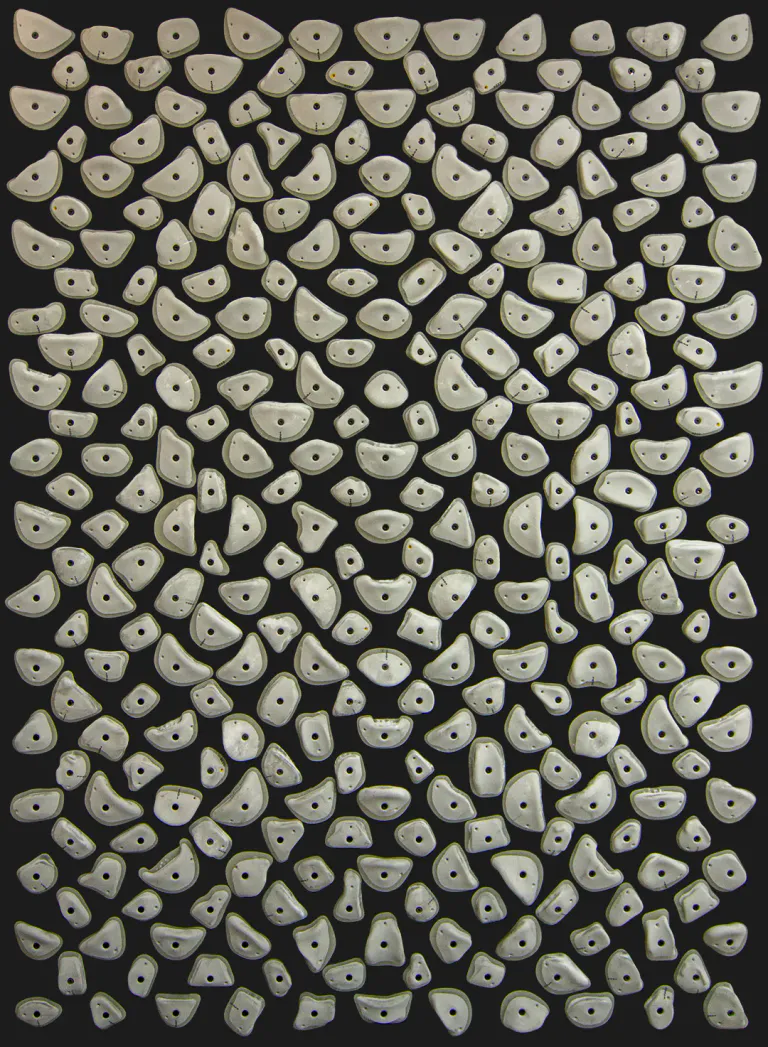
#> input picture kilter.jpg, 768 x 1047 px
$ python -i find_holds.py   (imports and definitions only)
#> lines starting #> are read from the running program, lines starting #| are printed output that depends on the picture; after the words box and inside, x2 and y2 are one past the last pixel; in counts of white or black regions, pixels touching at a corner belong together
import cv2
import numpy as np
import subprocess
import os

#finds the holds in the given image
# [35 lines left out: function detect_holds, not called in this run]

#averages color and makes sure it is within the normal color ranges of climbing holds
#def color_check(holds, image_path):

#test to see if saturating the image gives better output
def detect_saturated_holds(image_path):

    #load image
#> called with image_path = 'kilter.jpg'
    image = cv2.imread(image_path)
#> image is the input picture: shape (1047, 768, 3); mean B, G, R 87, 96.7, 97.4
    hsv_image = cv2.cvtColor(image, cv2.COLOR_BGR2HSV)
#> hsv_image: shape (1047, 768, 3); mean H, S, V 41.9, 34, 99

    saturation_factor = 3  # Adjust this value to control the saturation increase
    hsv_image[..., 1] = np.clip(hsv_image[..., 1] * saturation_factor, 0, 255)
#> hsv_image: shape (1047, 768, 3); mean H, S, V 41.9, 83.2, 99

    saturated_image = cv2.cvtColor(hsv_image, cv2.COLOR_HSV2BGR)
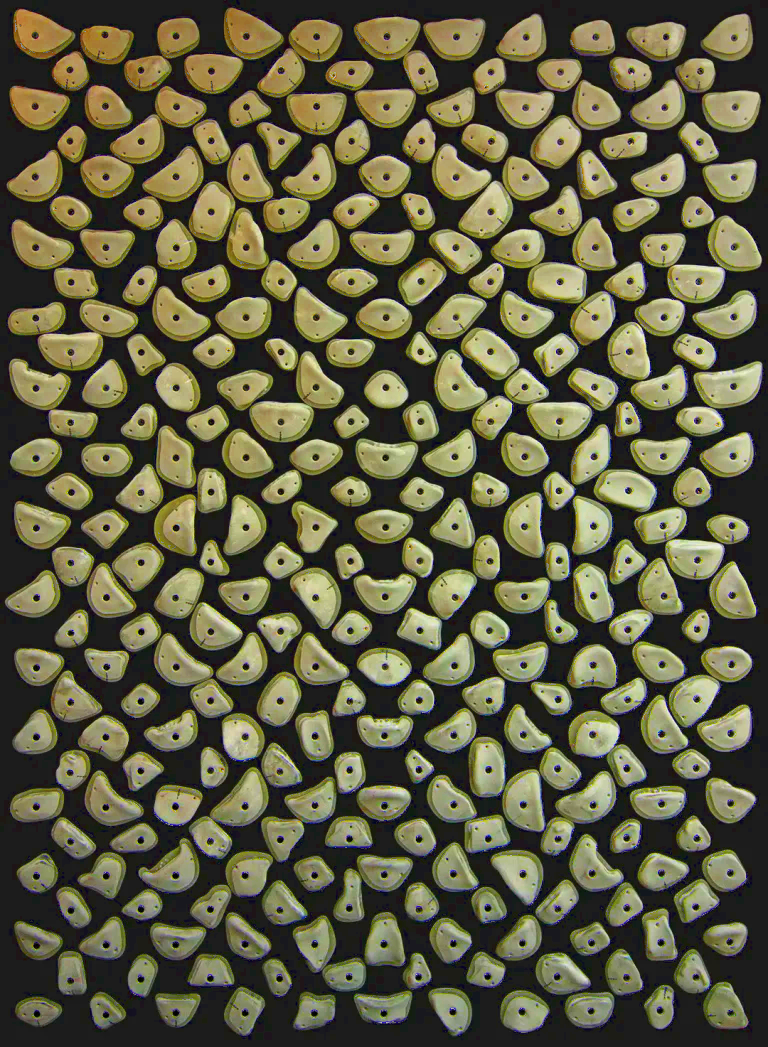
#> saturated_image: shape (1047, 768, 3); mean B, G, R 66.3, 92.7, 95
    cv2.imshow("Saturated Image", saturated_image)
    cv2.waitKey(0)
    cv2.destroyAllWindows()

    gray = cv2.cvtColor(saturated_image, cv2.COLOR_BGR2GRAY)
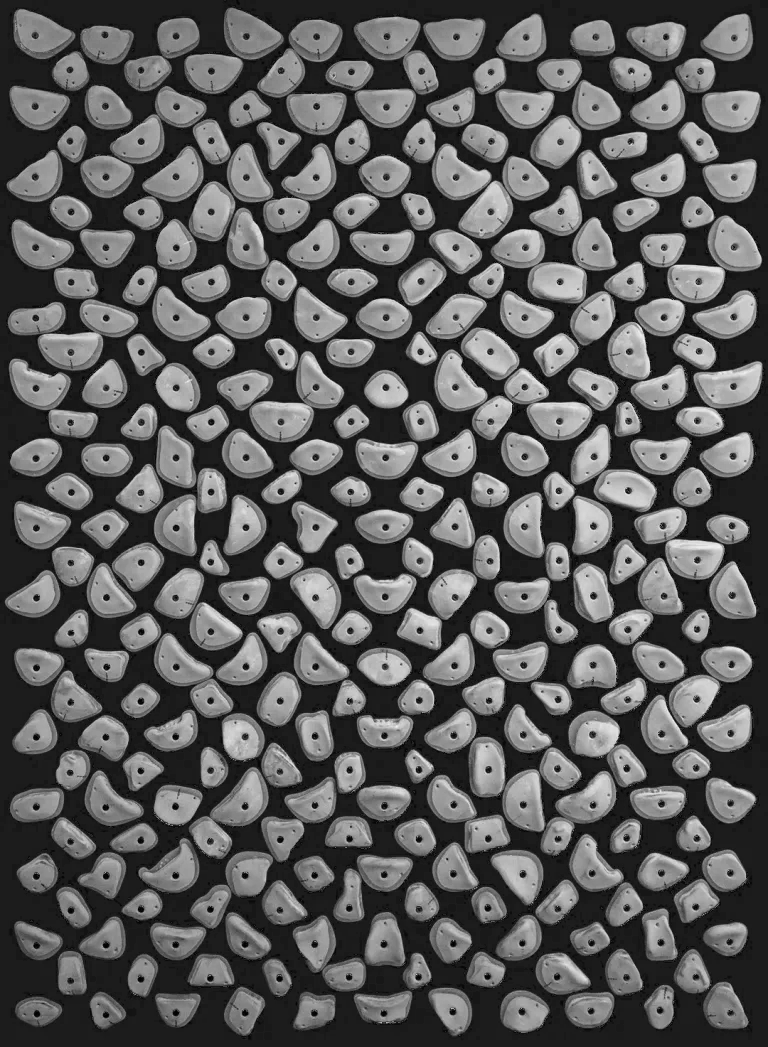
#> gray: shape (1047, 768); min 0, max 243, mean 90.4
    cv2.imshow("Graysacle Saturation", gray)
    cv2.waitKey(0)
    cv2.destroyAllWindows()

    #applies blur
    blurred = cv2.GaussianBlur(gray, (7, 7), 0)
    cv2.imshow("Blurred Image", blurred)
    cv2.waitKey(0)
    cv2.destroyAllWindows()

    #finds countours using edges found using Canny Edge Detection
    edges = cv2.Canny(blurred, 15, 150)
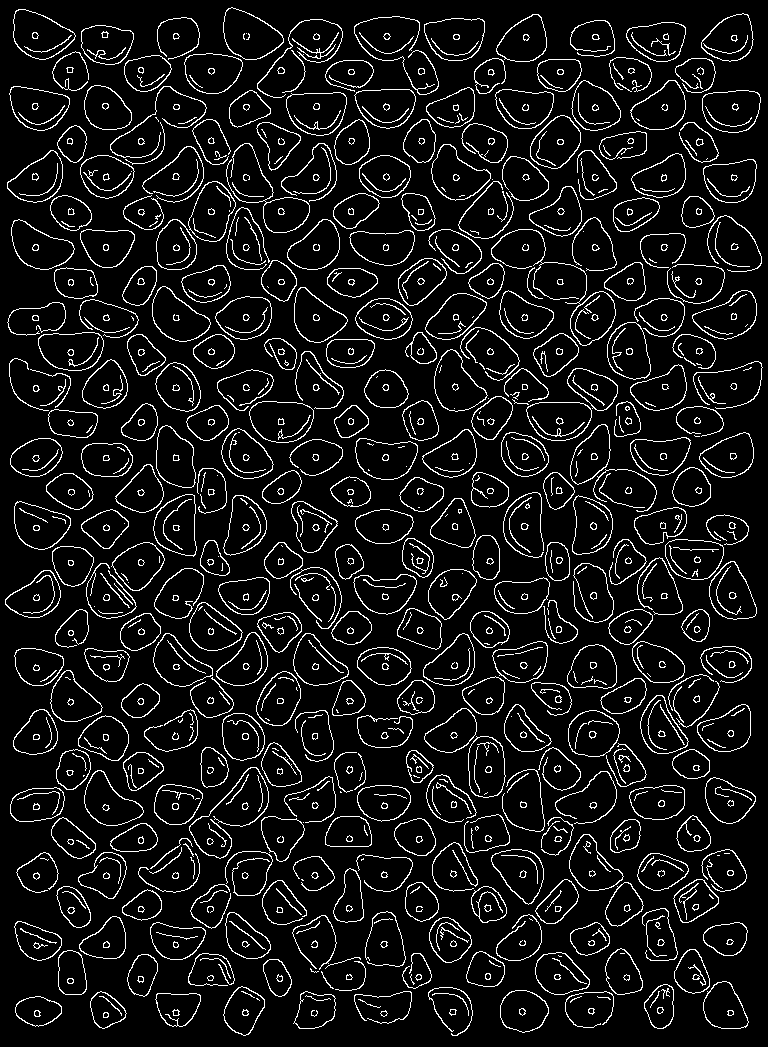
#> edges: shape (1047, 768); 8.5% white in thin lines or dots
    contours, _ = cv2.findContours(edges, cv2.RETR_EXTERNAL, cv2.CHAIN_APPROX_SIMPLE)
#> contours = 534 contours, 146 with area under 20; largest, box (x1, y1, x2, y2) and area: (249, 401, 314, 443) 2118, (223, 7, 284, 60) 2109, (13, 9, 76, 60) 2090, (286, 92, 347, 136) 2057, (424, 18, 485, 61) 2026

    holds = []
    for contour in contours:
        area = cv2.contourArea(contour)
        if 40 < area < 100:
            x, y, w, h = cv2.boundingRect(contour)
            line = ""
            line += (str)(x)
            line += " " + (str)(y)
            line += " " + (str)(w)
            line += " " + (str)(h)
            line += " " + (str)(area)
            holds.append(line)
#> this loop made 534 passes
#> (area, x, y, w, h, line) on passes 15, 52, 53, 64, 67, 90, 96, 136, 140, 157, 195, 246: (41.5, 428, 987, 45, 49, '428 987 45 49 41.5'), (46.5, 292, 915, 45, 55, '292 915 45 55 46.5'), (49, 496, 914, 46, 47, '496 914 46 47 49.0'), (45, 190, 884, 41, 45, '190 884 41 45 45.0'), (46.5, 262, 880, 45, 45, '262 880 45 45 46.5'), (41, 16, 852, 43, 41, '16 852 43 41 41.0'), (54, 432, 842, 46, 50, '432 842 46 50 54.0'), (46, 426, 774, 51, 49, '426 774 51 49 46.0'), (49, 555, 771, 62, 53, '555 771 62 53 49.0'), (50.5, 538, 747, 43, 44, '538 747 43 44 50.5'), (43.5, 190, 677, 44, 41, '190 677 44 41 43.5'), (51.5, 154, 568, 50, 51, '154 568 50 51 51.5')
#> area on passes 1, 2, 3, 7, 9, 10: 25, 29, 27, 1004, 1141, 22.5
#> after the loop, holds = 31 items, first 6: '428 987 45 49 41.5', '292 915 45 55 46.5', '496 914 46 47 49.0', '190 884 41 45 45.0', '262 880 45 45 46.5', '16 852 43 41 41.0'

            #draws box on the image
            #cv2.rectangle(image, (x, y), (x + w, y + h), (255, 0, 0), 2)
    '''
    #output
    cv2.imshow("Detected Holds", image)
    cv2.waitKey(0)
    cv2.destroyAllWindows()
    '''
    return holds

#write holds to file for route maker file
# [67 lines left out: functions write, dikjstrater, output, main_function, not called in this run]

>>> result = detect_saturated_holds('kilter.jpg')
#> result has the same summary as holds in detect_saturated_holds
